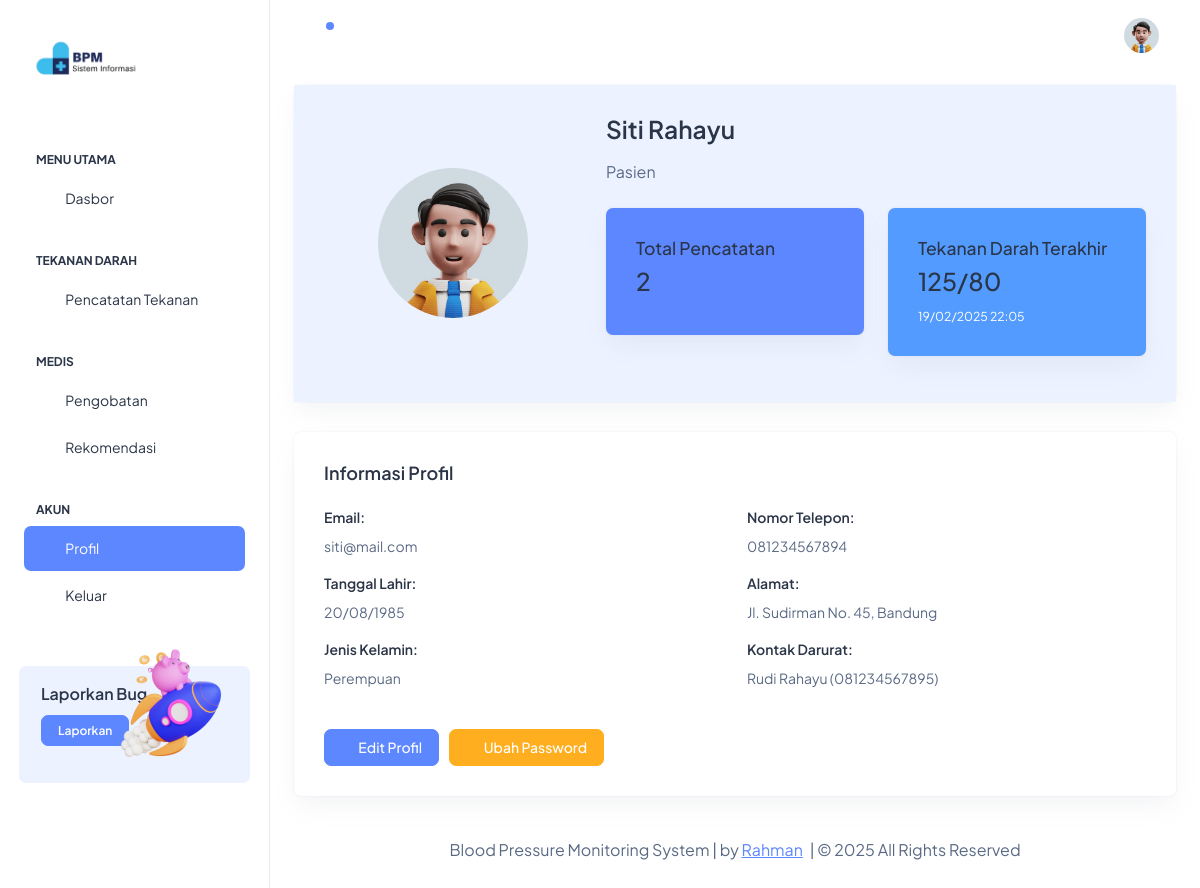
The page /App/Views/profil.php (signed in) on the database as committed earlier.
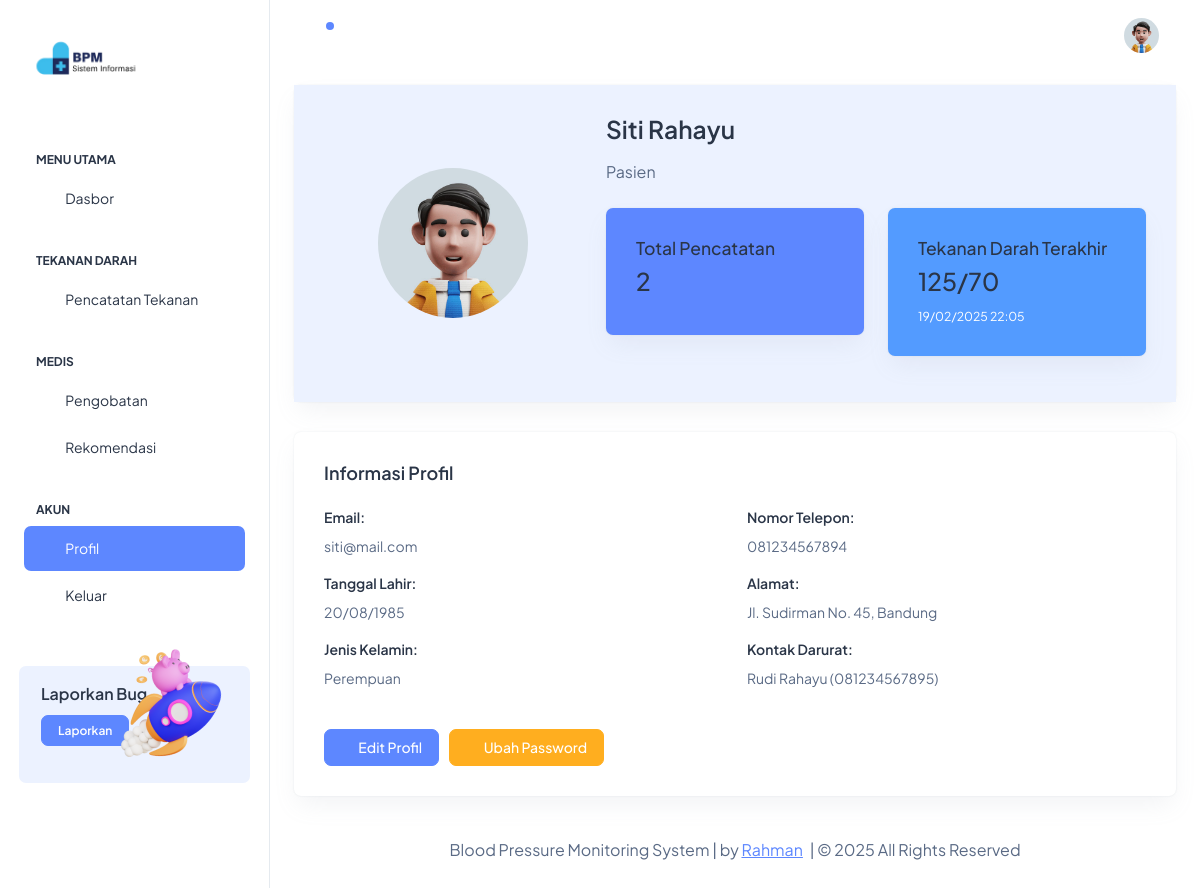
The same page on the database as committed later.
### tables this page shows
CREATE TABLE `blood_pressure_readings` (
  `reading_id` int NOT NULL,
  `patient_id` int DEFAULT NULL,
  `systolic` int NOT NULL,
  `diastolic` int NOT NULL,
  `pulse_rate` int DEFAULT NULL,
  `reading_date` timestamp NULL DEFAULT CURRENT_TIMESTAMP,
  `notes` text
);

### App/Config/Database.php (called while the page is built, shortened)
<?php
class Database
{
    private $host = 'localhost';
    private $db_name = 'blood_pressure_monitoring';
    private $username = 'root';
    private $password = '';
    private $conn;
    private function connect()
    {
        try {
            $this->conn = new PDO(
                'mysql:host=' . $this->host . ';dbname=' . $this->db_name,
                $this->username,
                $this->password
            );
            $this->conn->setAttribute(PDO::ATTR_ERRMODE, PDO::ERRMODE_EXCEPTION);
            $this->conn->setAttribute(PDO::ATTR_DEFAULT_FETCH_MODE, PDO::FETCH_ASSOC);
        } catch (PDOException $e) {
            echo 'Connection Error: ' . $e->getMessage();
        }
    }
    public function query($query, $params = [])
    {
        $stmt = $this->conn->prepare($query);
        $stmt->execute($params);
        return $stmt;
    }
}

### App/Controllers/ProfileController.php (called while the page is built, shortened)
<?php
require_once __DIR__ . '/../Models/ProfileModel.php';
class ProfileController
{
    private $profileModel;
    public function __construct()
    {
        $this->profileModel = new ProfileModel();
    }
    public function getProfileStats()
    {
        $userId = $_SESSION['user_id'];
        $role = $_SESSION['role'];
        return $this->profileModel->getProfileStats($userId, $role);
    }
}

### App/Models/ProfileModel.php (called while the page is built, shortened)
<?php
require_once __DIR__ . '/../Config/Database.php';
class ProfileModel
{
    private $db;
    public function __construct()
    {
        $this->db = new Database();
    }
    public function getProfileStats($userId, $role)
    {
        $stats = [];
        if ($role === 'doctor') {
            $query = "SELECT COUNT(*) as total_patients
                     FROM doctor_patients
                     WHERE doctor_id = (SELECT doctor_id FROM doctor_profiles WHERE user_id = ?)";
            $result = $this->db->query($query, [$userId])->fetch();
            $stats['total_patients'] = $result['total_patients'];
            $query = "SELECT COUNT(*) as total_recommendations
                     FROM patient_recommendations
                     WHERE created_by = ?";
            $result = $this->db->query($query, [$userId])->fetch();
            $stats['total_recommendations'] = $result['total_recommendations'];
        } elseif ($role === 'patient') {
            $query = "SELECT COUNT(*) as total_readings
                     FROM blood_pressure_readings bpr
                     JOIN patient_profiles pp ON bpr.patient_id = pp.patient_id
                     WHERE pp.user_id = ?";
            $result = $this->db->query($query, [$userId])->fetch();
            $stats['total_readings'] = $result['total_readings'];
            $query = "SELECT systolic, diastolic, reading_date
                     FROM blood_pressure_readings bpr
                     JOIN patient_profiles pp ON bpr.patient_id = pp.patient_id
                     WHERE pp.user_id = ?
                     ORDER BY reading_date DESC LIMIT 1";
            $stats['latest_reading'] = $this->db->query($query, [$userId])->fetch();
        }
        return $stats;
    }
}

### App/Views/profil.php (the view, shortened to what the changed rows need)
<?php
require_once __DIR__ . '/../Controllers/ProfileController.php';
$profileController = new ProfileController();
$profileStats = $profileController->getProfileStats();
?>
<!doctype html>
<html lang="en">
<head>
    <link rel="stylesheet" href="assets/css/styles.min.css" />
    <link rel="stylesheet" href="https://cdn.datatables.net/1.13.7/css/dataTables.bootstrap5.min.css">
    <link rel="stylesheet" href="https://cdn.datatables.net/responsive/2.5.0/css/responsive.bootstrap5.min.css">
</head>
<body>
    <div class="page-wrapper" id="main-wrapper" data-layout="vertical" data-navbarbg="skin6" data-sidebartype="full"
        data-sidebar-position="fixed" data-header-position="fixed">
        <div class="body-wrapper">
            <div class="container-fluid">
                <div class="row">
                    <div class="col-12">
                        <div class="card w-100">
                            <div class="card-body bg-light-primary">
                                <div class="row align-items-center">
                                    <div class="col-lg-8">
                                        <div class="row">
                                            <?php if ($_SESSION['role'] === 'doctor'): ?>
                                                <div class="col-md-6">
                                                    <div class="card bg-primary text-white mb-3">
                                                        <div class="card-body">
                                                            <h5>Total Pasien</h5>
                                                            <h3><?= $profileStats['total_patients'] ?></h3>
                                                        </div>
                                                    </div>
                                                </div>
                                                <div class="col-md-6">
                                                    <div class="card bg-success text-white mb-3">
                                                        <div class="card-body">
                                                            <h5>Total Rekomendasi</h5>
                                                            <h3><?= $profileStats['total_recommendations'] ?></h3>
                                                        </div>
                                                    </div>
                                                </div>
                                            <?php elseif ($_SESSION['role'] === 'patient'): ?>
                                                <?php if (isset($profileStats['latest_reading']) && $profileStats['latest_reading']): ?>
                                                    <div class="col-md-6">
                                                        <div class="card bg-info text-white mb-3">
                                                            <div class="card-body">
                                                                <h5>Tekanan Darah Terakhir</h5>
                                                                <h3>
                                                                    <?= $profileStats['latest_reading']['systolic'] ?? '-' ?>/<?= $profileStats['latest_reading']['diastolic'] ?? '-' ?>
                                                                </h3>
                                                                <small>
                                                                    <?= isset($profileStats['latest_reading']['reading_date']) ?
                                                                        date('d/m/Y H:i', strtotime($profileStats['latest_reading']['reading_date'])) :
                                                                        '-'
                                                                        ?>
                                                                </small>
                                                            </div>
                                                        </div>
                                                    </div>
                                                <?php endif; ?>
                                            <?php endif; ?>
                                        </div>
                                    </div>
                                </div>
                            </div>
                        </div>
                    </div>
                </div>
            </div>
        </div>
    </div>
</body>
</html>

Rows that differ between the two databases and show on the page:
changed blood_pressure_readings: diastolic "80" → "70"
